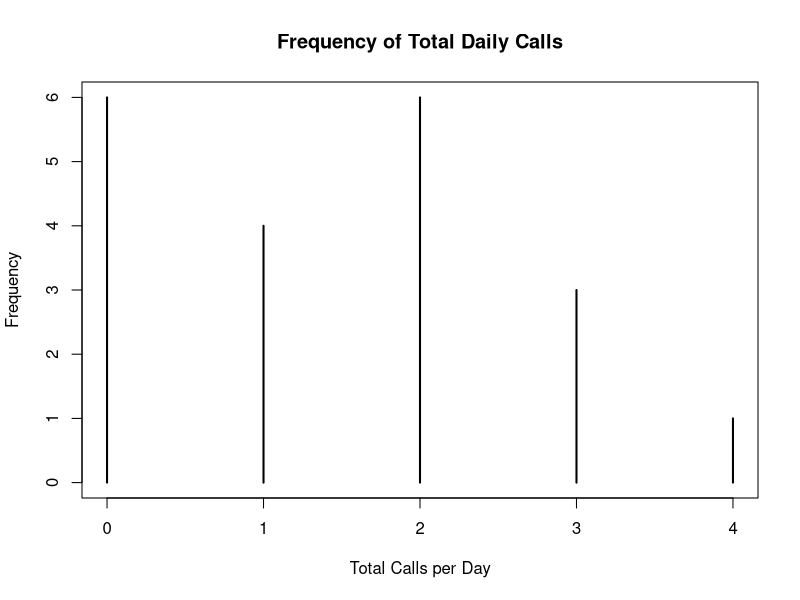

Write R code to recreate this figure.
# Load required libraries
library("readxl")
library("ggplot2")

# Read the dataset
p <- read_excel("data.xlsx")
p

# Summary of the data
summary(p)

# -------------------------------
# 1. Chi-Square Goodness-of-Fit Test
# -------------------------------

# Step 1: Extract total calls per day
x <- p$`Total_calls`

## Step 2: Check basic stats
length(x)       # Number of observations
sum(x)          # Total calls made
mean(x)         # Average calls per day (lambda)

# Optional verification
sum(x) / length(x)

# Step 3: Frequency distribution of observed calls
o <- table(x)
o
sum(o)          # Should be 20

# Step 4: Plot observed frequencies
plot(
  o,
  xlab = "Total Calls per Day",
  ylab = "Frequency",
  main = "Frequency of Total Daily Calls"
)

# Step 5: Calculate expected probabilities under Poisson model
lambda <- mean(x)
probs <- dpois(0:3, lambda)                     # Probabilities for 0–3 calls
probs <- c(probs, ppois(3, lambda, lower.tail = FALSE))  # Add 4+ as a group
names(probs) <- c("0", "1", "2", "3", "4+")
probs
sum(probs)      # Should be ~1

# Step 6: Calculate expected frequencies
e <- probs * length(x)   # Expected counts for each call level
e

# Step 7: Match observed frequencies into same bins
observed <- c(
  sum(x == 0),
  sum(x == 1),
  sum(x == 2),
  sum(x == 3),
  sum(x >= 4)
)
names(observed) <- names(probs)
observed

# Step 8: Chi-square statistic and p-value
B <- sum((observed - e)^2 / e)      # Chi-square test statistic
B

p_value <- 1 - pchisq(B, df = length(e) - 1)  
p_value


# -------------------------------
# 2. Student’s t-test
# -------------------------------

# Step 1: Extract number of calls for Mom and Dad
mom_calls <- p$M_calls
dad_calls <- p$D_calls

# Step 2: Check basic stats
mean(mom_calls)   # Average daily calls from Mom
mean(dad_calls)   # Average daily calls from Dad

# Step 3: Run two-sided t-test to compare means
t_test_result <- t.test(mom_calls, dad_calls, alternative = "two.sided")
t_test_result

# Step 4: Extract useful output
t_statistic <- t_test_result$statistic
p_value <- t_test_result$p.value
conf_int <- t_test_result$conf.int
df <- t_test_result$parameter

# Step 5: Print summary
t_statistic
df
conf_int
p_value


# -------------------------------
# 4.3 Fisher’s Exact Test
# -------------------------------

# Step 1: Create a 2x2 contingency table
# Counts: Calls vs No Calls for Mom and Dad
matrix_data <- matrix(c(4, 3, 7, 6), nrow = 2)

# Step 2: Add dimension names for readability
dimnames(matrix_data) <- list(
  Mom = c("Called", "NoCall"),
  Dad = c("Called", "NoCall")
)

# Step 3: View the table
matrix_data

# Step 4: Perform Fisher's Exact Test (one-sided)
fisher.test(matrix_data, alternative = "greater")


